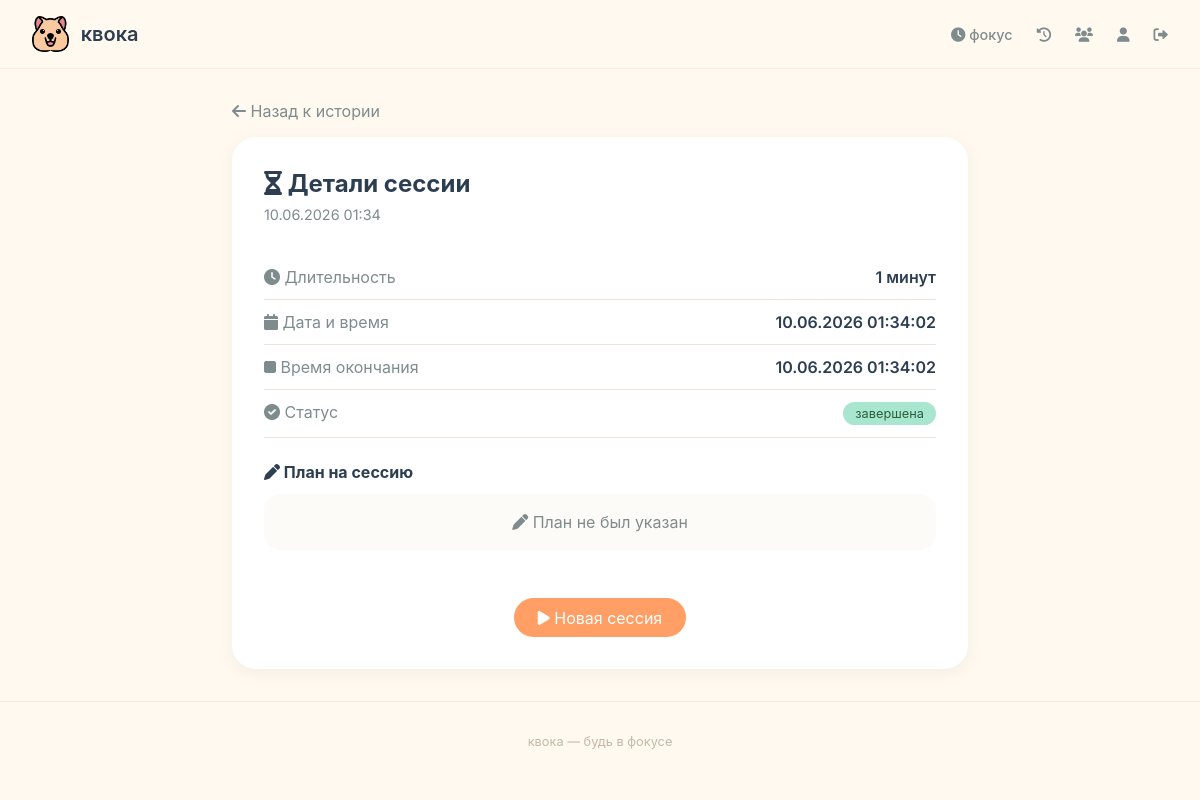
The app's page /session/24/ (signed in) with its own data.
### core/models.py (models this page shows, shortened)
class FocusSession(models.Model):
    user = models.ForeignKey(User, on_delete=models.CASCADE, related_name='sessions')
    start_time = models.DateTimeField(auto_now_add=True)
    end_time = models.DateTimeField(null=True, blank=True)
    minutes = models.IntegerField(default=0)
    completed = models.BooleanField(default=False)
    plan_text = models.TextField(blank=True, verbose_name='План на сессию')
    plan_done = models.BooleanField(default=False, verbose_name='План выполнен')

### core/views.py (the view)
# urls.py: path('session/<int:session_id>/', views.session_detail, name='session_detail'),
@login_required
def session_detail(request, session_id):
    session = get_object_or_404(FocusSession, id=session_id, user=request.user)
    return render(request, 'core/session_detail.html', {'session': session})

### templates/core/session_detail.html (shortened to what this page needs)
{% extends 'base.html' %}
{% load static %}
{% block content %}
<div class="detail-container">
    <a href="{% url 'session_history' %}" class="back-link">
        <i class="fas fa-arrow-left"></i> Назад к истории
    </a>
    <div class="detail-card">
        <h1 class="detail-title">
            <i class="fas fa-hourglass-half"></i> Детали сессии
        </h1>
        <p class="detail-date">
            {{ session.start_time|date:"d.m.Y H:i" }}
        </p>
        <div class="info-section">
            <div class="info-row">
                <span class="info-label"><i class="fas fa-clock"></i> Длительность</span>
                <span class="info-value">{{ session.minutes }} минут</span>
            </div>
            <div class="info-row">
                <span class="info-label"><i class="fas fa-calendar"></i> Дата и время</span>
                <span class="info-value">{{ session.start_time|date:"d.m.Y H:i:s" }}</span>
            </div>
            {% if session.end_time %}
            <div class="info-row">
                <span class="info-label"><i class="fas fa-stop"></i> Время окончания</span>
                <span class="info-value">{{ session.end_time|date:"d.m.Y H:i:s" }}</span>
            </div>
            {% endif %}
            <div class="info-row">
                <span class="info-label"><i class="fas fa-check-circle"></i> Статус</span>
                <span class="badge-completed">завершена</span>
            </div>
        </div>
        <div class="plan-section">
            <h3 class="plan-title">
                <i class="fas fa-pen"></i> План на сессию
            </h3>
            {% if session.plan_text %}
                <div class="plan-content">
                    {{ session.plan_text|linebreaks }}
                </div>
                <div class="plan-status">
                    <span class="info-label"><i class="fas fa-check"></i> Выполнение плана</span>
                    {% if session.plan_done %}
                        <span class="badge-plan-done">Выполнено</span>
                    {% else %}
                        <span class="badge-plan-not">Не выполнено</span>
                    {% endif %}
                </div>
            {% else %}
                <div class="plan-content" style="text-align: center; color: #7F8C8D;">
                    <i class="fas fa-pen"></i> План не был указан
                </div>
            {% endif %}
        </div>
        <div class="text-center">
            <a href="{% url 'dashboard' %}" class="new-session-btn">
                <i class="fas fa-play"></i> Новая сессия
            </a>
        </div>
    </div>
</div>
{% endblock %}

### static/css/style.css (style rules this page uses)
* { margin: 0; padding: 0; box-sizing: border-box; }
body { font-family: 'Inter', -apple-system, BlinkMacSystemFont, sans-serif; background: #FFF9F0; color: #2C3E50; min-height: 100vh; }

### templates/core/session_detail.html (style rules this page uses)
.detail-container { max-width: 800px; margin: 0 auto; padding: 2rem; }
.detail-card { background: #FFFFFF; border-radius: 1.5rem; padding: 2rem; box-shadow: 0 4px 20px rgba(0, 0, 0, 0.05); }
.back-link { display: inline-block; margin-bottom: 1rem; color: #7F8C8D; text-decoration: none; transition: color 0.2s; }
.detail-title { font-size: 1.5rem; margin-bottom: 0.5rem; color: #2C3E50; }
.detail-date { color: #7F8C8D; margin-bottom: 2rem; font-size: 0.9rem; }
.info-row { display: flex; justify-content: space-between; padding: 0.75rem 0; border-bottom: 1px solid #EDE5DA; }
.info-label { color: #7F8C8D; }
.info-value { font-weight: 600; color: #2C3E50; }
.plan-section { margin-top: 1.5rem; }
.plan-title { font-size: 1rem; margin-bottom: 0.75rem; color: #2C3E50; }
.plan-content { background: #FDFBF7; border-radius: 1rem; padding: 1rem; margin-bottom: 1rem; color: #4A5568; line-height: 1.5; }
.badge-completed { background: #A8E6CF; color: #2C5F3D; padding: 0.25rem 0.75rem; border-radius: 1rem; font-size: 0.8rem; display: inline-block; }
.new-session-btn { display: inline-block; background: #FF9F66; color: white; padding: 0.6rem 1.5rem; border-radius: 2rem; text-decoration: none; margin-top: 2rem; transition: background 0.2s; }
.text-center { text-align: center; }

### records on screen
FocusSession: start_time "10.06.2026 01:34", minutes "1", start_time "10.06.2026 01:34:02", end_time "10.06.2026 01:34:02"
